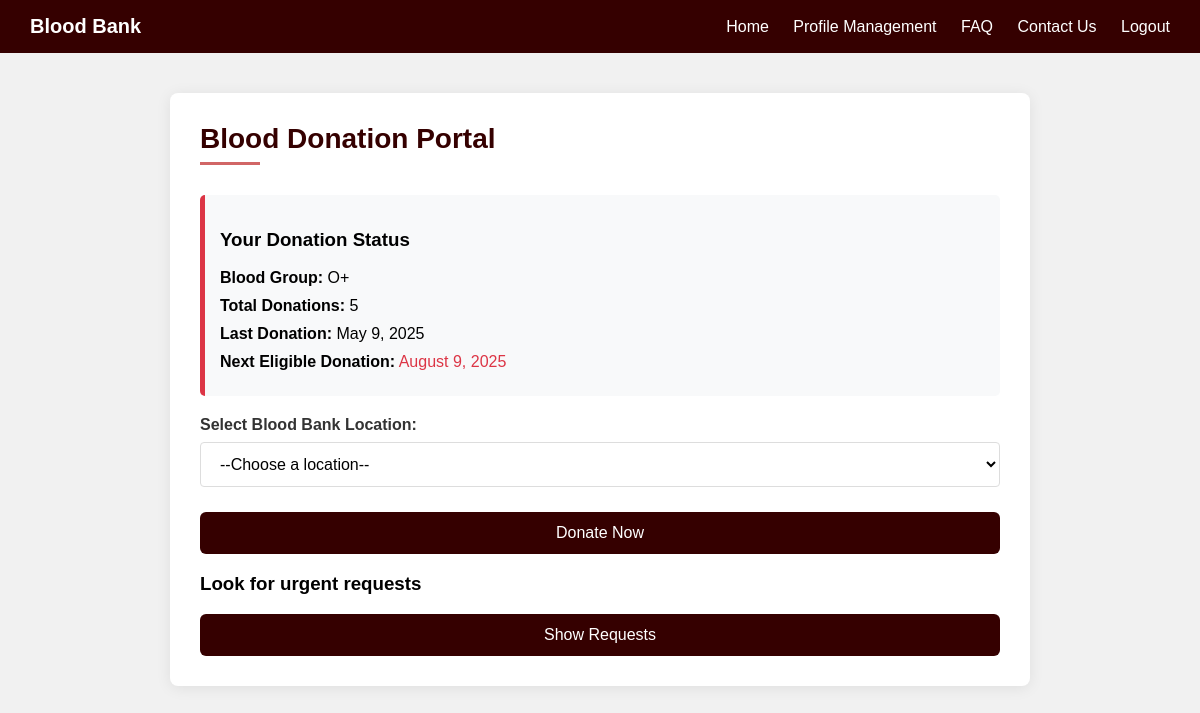
Page /donor.php (signed in) on the earlier database version.
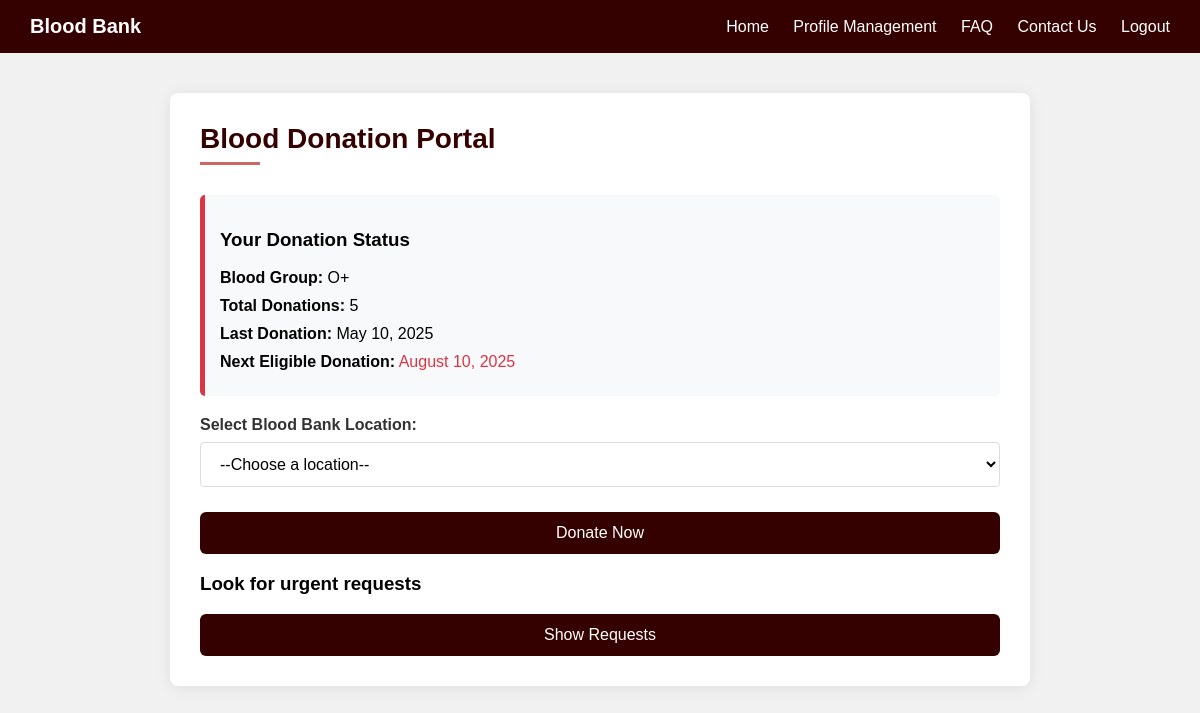
Same page on the later database version.
### tables this page shows
CREATE TABLE `user` (
  `User_ID` int(11) NOT NULL,
  `First_Name` varchar(50) DEFAULT NULL,
  `Last_Name` varchar(50) DEFAULT NULL,
  `Email` varchar(100) DEFAULT NULL,
  `Phone_number` varchar(15) DEFAULT NULL,
  `Address` text DEFAULT NULL,
  `Birth_date` date DEFAULT NULL,
  `Blood_group` varchar(5) DEFAULT NULL,
  `password` varchar(255) NOT NULL,
  `Gender` varchar(6) DEFAULT NULL
);

CREATE TABLE `donor` (
  `User_ID` int(11) NOT NULL,
  `Times_donated` int(11) DEFAULT NULL,
  `Last_donation_date` date DEFAULT NULL,
  `Regular_donor_flag` tinyint(1) DEFAULT NULL,
  `Recognized_donor_flag` tinyint(1) DEFAULT NULL
);

### donor.php (the view, shortened to what this page needs)
<?php
include 'db_connect.php';
$user_id = $_SESSION['user_id'];
$donation_data = [];
$donor_stmt = $conn->prepare("SELECT * FROM donor WHERE User_ID = ?");
$donor_stmt->bind_param("i", $user_id);
$donor_stmt->execute();
$donor_result = $donor_stmt->get_result();
if ($donor_result->num_rows > 0) {
    $donation_data = $donor_result->fetch_assoc();
}
$user_stmt = $conn->prepare("SELECT * FROM user WHERE User_ID = ?");
$user_stmt->bind_param("i", $user_id);
$user_stmt->execute();
$user_result = $user_stmt->get_result();
$user_data = $user_result->fetch_assoc();
$blood_group = $user_data['Blood_group'] ?? '';
?>
<!DOCTYPE html>
<html>
<head>
    <link rel="stylesheet" href="style3.css">
</head>
<body>
<div class="navbar">
    <div class="navbar-left">
        <span>Blood Bank</span>
    </div>
    <div class="navbar-right">
        <a href="home.php">Home</a>
        <a href="editprofile.php">Profile Management</a>
        <a href="faq.php">FAQ</a>
        <a href="contact.php">Contact Us</a>
        <a href="logout.php">Logout</a>
    </div>
</div>
<div class="content-section">
    <h2>Blood Donation Portal</h2>
    <?php
        $status_class = 'eligible';
        $next_eligible_msg = '<span style="color: #28a745;">You are eligible to donate</span>';
        if (!empty($donation_data['Last_donation_date'])) {
            $last_donation = new DateTime($donation_data['Last_donation_date']);
            $next_eligible = (clone $last_donation)->add(new DateInterval('P3M'));
            $today = new DateTime();
            if ($today < $next_eligible) {
                $status_class = 'not-eligible';
                $next_eligible_msg = '<span style="color: #dc3545;">' . htmlspecialchars($next_eligible->format('F j, Y')) . '</span>';
            }
        }
    ?>
    <div class="donation-status <?php echo $status_class; ?>">
        <h3>Your Donation Status</h3>
        <div class="donation-info">
            <strong>Blood Group:</strong> <?php echo htmlspecialchars($blood_group); ?>
        </div>
        <div class="donation-info">
            <strong>Total Donations:</strong> <?php echo htmlspecialchars($donation_data['Times_donated'] ?? 0); ?>
        </div>
        <?php if (!empty($donation_data['Last_donation_date'])): ?>
            <div class="donation-info">
                <strong>Last Donation:</strong> <?php echo htmlspecialchars(date('F j, Y', strtotime($donation_data['Last_donation_date']))); ?>
            </div>
            <div class="donation-info">
                <strong>Next Eligible Donation:</strong> <?php echo $next_eligible_msg; ?>
            </div>
        <?php else: ?>
            <div class="donation-info"><?php echo $next_eligible_msg; ?></div>
        <?php endif; ?>
    </div>
    <form action="" method="POST" class="donation-form">
        <div class="form-group">
            <label for="bloodBankLocation">Select Blood Bank Location:</label>
            <select id="bloodBankLocation" name="bloodBankLocation" required>
                <option value="">--Choose a location--</option>
            </select>
        </div>
        <button type="submit" class="btn-primary">Donate Now</button>
    </form>
    <div class="donation-requests">
        <h3>Look for urgent requests</h3>
        <form action="request.php" method="GET">
            <button type="submit" class="btn-primary">Show Requests</button>
        </form>
    </div>
</div>
</body>
</html>

### style3.css (style rules this page uses)
body { font-family: Arial, sans-serif; background: #f1f1f1; margin: 0; padding: 0; }
.navbar { background-color: rgb(53, 0, 0); color: white; display: flex; justify-content: space-between; padding: 15px 30px; align-items: center; }
.navbar-left span { font-size: 20px; font-weight: bold; }
.navbar-right a { color: white; text-decoration: none; margin-left: 20px; font-size: 16px; }
.content-section { max-width: 800px; margin: 40px auto; padding: 30px; background: white; border-radius: 8px; box-shadow: 0 2px 15px rgba(0,0,0,0.08); }
.content-section h2 { color: rgb(53, 0, 0); margin-top: 0; font-size: 28px; position: relative; padding-bottom: 10px; margin-bottom: 30px; }
.content-section h2:after { content: ''; position: absolute; bottom: 0; left: 0; width: 60px; height: 3px; background: rgba(179, 0, 0, 0.6); }
.donation-form { width: 100%; }
.form-group { margin-bottom: 25px; }
.form-group label { display: block; margin-bottom: 8px; font-weight: bold; color: #333; }
.form-group select { width: 100%; padding: 12px 15px; border: 1px solid #ddd; border-radius: 4px; font-size: 16px; background-color: white; transition: border 0.3s; }
.btn-primary { background: rgb(53, 0, 0); color: white; padding: 12px 24px; border: none; border-radius: 6px; font-size: 16px; cursor: pointer; transition: background 0.3s; width: 100%; }

### donor.php (style rules this page uses)
.donation-status { margin: 20px 0; padding: 15px; border-radius: 5px; background-color: #f8f9fa; }
.not-eligible { border-left: 5px solid #dc3545; }
.donation-info { margin-bottom: 10px; }

Differences in the rows shown:
changed donor: Last_donation_date "May 9, 2025" → "May 10, 2025"; Last_donation_date "August 9, 2025" → "August 10, 2025"
